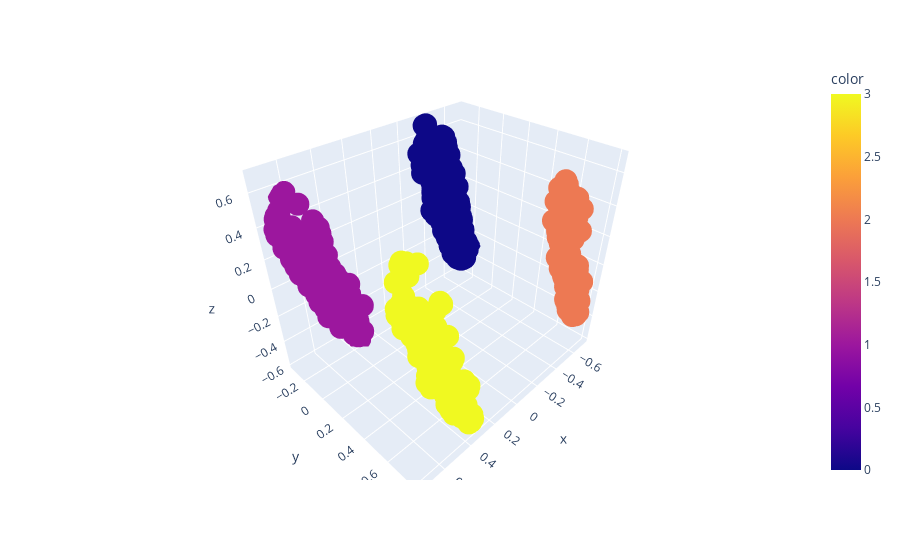

The notebook cell this image was saved under:
### Code cell
model.visualize_3d()

### Figure 1 — Plotly figure (JSON) as saved in the notebook; plotly's stock layout.template omitted (floating-point values rounded to 4 significant figures; data arrays with more than 128 entries replaced by an {"elided": "..."} marker saying what was removed)
{"data": [{"hovertemplate": "x=%{x}<br>y=%{y}<br>z=%{z}<br>color=%{marker.color}<extra></extra>", "legendgroup": "", "marker": {"color": {"elided": "1609 int values"}, "coloraxis": "coloraxis", "symbol": "circle"}, "mode": "markers", "name": "", "scene": "scene", "showlegend": false, "type": "scatter3d", "x": {"elided": "1609 float values"}, "y": {"elided": "1609 float values"}, "z": {"elided": "1609 float values"}}], "layout": {"coloraxis": {"colorbar": {"title": {"text": "color"}}, "colorscale": [[0, "#0d0887"], [0.1111, "#46039f"], [0.2222, "#7201a8"], [0.3333, "#9c179e"], [0.4444, "#bd3786"], [0.5556, "#d8576b"], [0.6667, "#ed7953"], [0.7778, "#fb9f3a"], [0.8889, "#fdca26"], [1, "#f0f921"]]}, "legend": {"tracegroupgap": 0}, "margin": {"t": 60}, "scene": {"domain": {"x": [0, 1], "y": [0, 1]}, "xaxis": {"title": {"text": "x"}}, "yaxis": {"title": {"text": "y"}}, "zaxis": {"title": {"text": "z"}}}}}
